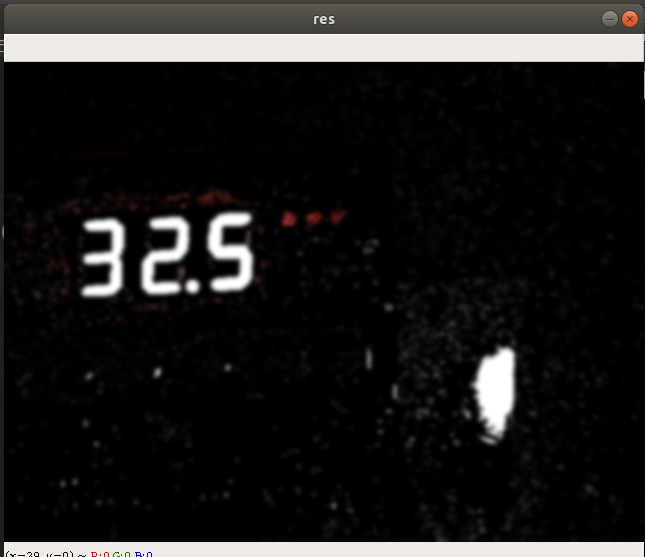
#> input picture Images/color.png, 645 x 557 px, given in place of the camera
$ python code.py   (older library calls are emulated)
#> lines starting #> are read from the running program, lines starting #| are printed output that depends on the picture; after the words box and inside, x2 and y2 are one past the last pixel; in counts of white or black regions, pixels touching at a corner belong together
# Python program for Detection of a
# specific color(blue here) using OpenCV with Python
import cv2
import numpy as np
import imutils
import pytesseract

# Webcamera no 0 is used to capture the frames
cap = cv2.VideoCapture(0)

# This drives the program into an infinite loop.
# Captures the live stream frame-by-frame
_, frame = cap.read()
#> frame is the input picture: shape (557, 645, 3); mean B, G, R 29.5, 30.2, 31.3
# Converts images from BGR to HSV
hsv = cv2.cvtColor(frame, cv2.COLOR_BGR2HSV)
#> hsv: shape (557, 645, 3); mean H, S, V 2.7, 28.5, 31.4
lower_red = np.array([0,0,0])
upper_red = np.array([0,255,255])

# Here we are defining range of bluecolor in HSV
# This creates a mask of white coloured
# objects found in the frame.
mask = cv2.inRange(hsv, lower_red, upper_red)
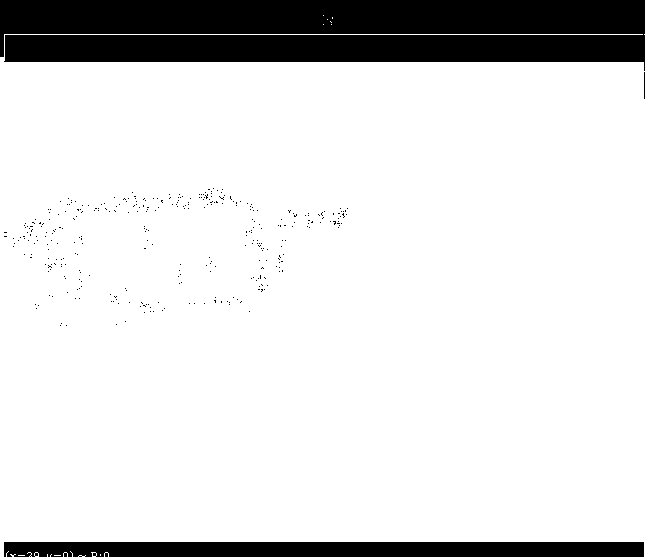
#> mask: shape (557, 645); 86.3% white; 342 black regions (339 under 20 px), largest, box (x1, y1, x2, y2) and area: (0, 0, 645, 71) 39305, (4, 542, 644, 557) 9490, (644, 72, 645, 99) 27

# The bitwise and of the frame and mask is done so
# that only the blue coloured objects are highlighted
# and stored in res
res = cv2.bitwise_and(frame,frame, mask= mask)
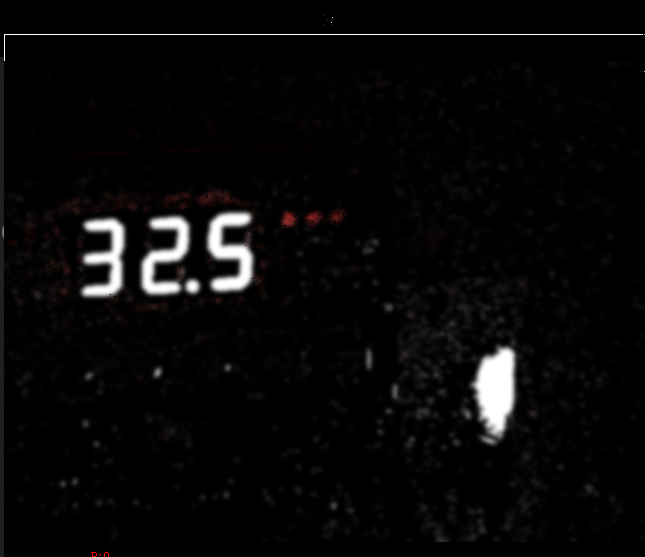
#> res: shape (557, 645, 3); mean B, G, R 8.2, 8.2, 8.9
# Blur the image
res = cv2.GaussianBlur(res,(13,13), 0)
# Edge detection
edged = cv2.Canny(res, 100, 200)
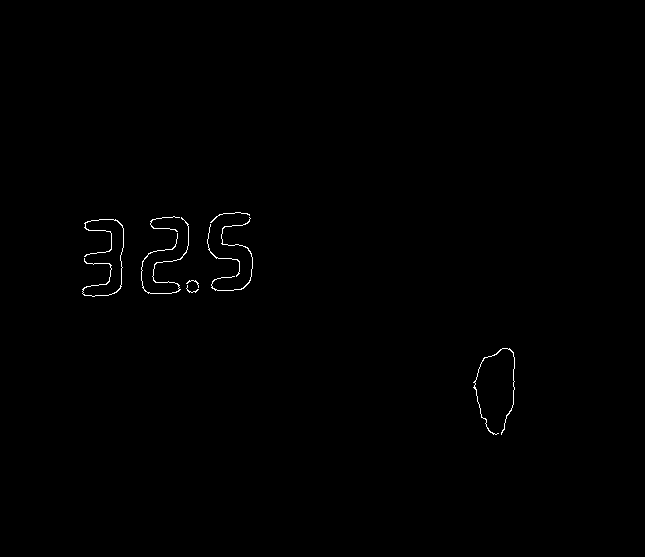
#> edged: shape (557, 645); 0.35% white in thin lines or dots, all inside (x1, y1, x2, y2) = (82, 212, 515, 435)
# Dilate it , number of iterations will depend on the image
dilate = cv2.dilate(edged, None, iterations=4)
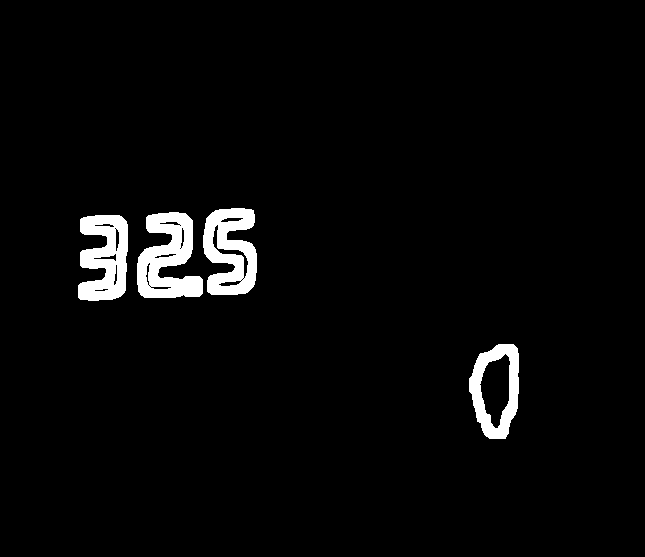
#> dilate: shape (557, 645); 3.4% white; 4 white regions, box (x1, y1, x2, y2) and area: (137, 212, 203, 298) 3543, (203, 208, 257, 295) 3208, (78, 215, 128, 301) 3075, (469, 344, 519, 439) 2276
# perform erosion
erode = cv2.erode(dilate, None, iterations=4)
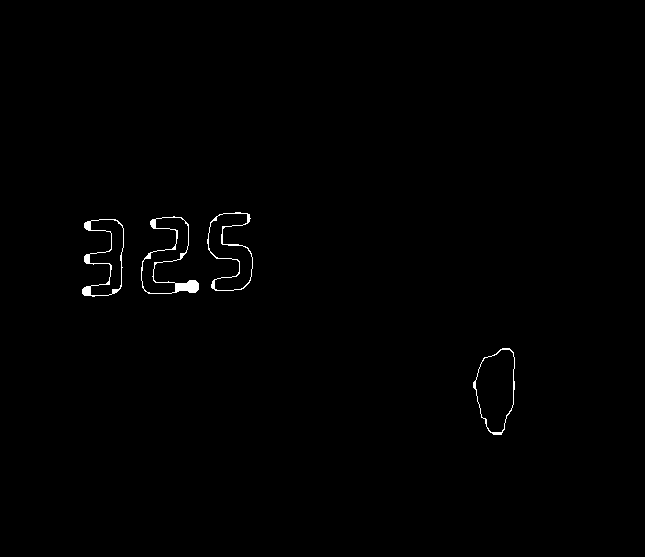
#> erode: shape (557, 645); 0.51% white; 4 white regions

# make an empty mask
mask2 = np.ones(frame.shape[:2], dtype="uint8") * 255

# find contours
cnts = cv2.findContours(erode.copy(), cv2.RETR_EXTERNAL,cv2.CHAIN_APPROX_SIMPLE)
#> cnts = 4 contours; box (x1, y1, x2, y2) and area: (473, 348, 515, 435) 2528, (207, 212, 253, 291) 1918, (141, 216, 199, 294) 1866, (82, 219, 124, 297) 1642
cnts = cnts[0] if imutils.is_cv2() else cnts[1]

orig = frame.copy()
for c in cnts:
    # if the contour is not sufficiently large, ignore it
    if cv2.contourArea(c) < 600:
        cv2.drawContours(mask2, [c], -1, 0, -1)
        continue
#> this loop made 4 passes
#> mask2: shape (557, 645); every value is 255

# Remove ignored contours
newimage = cv2.bitwise_and(erode.copy(), dilate.copy(), mask=mask2)
# Again perform dilation and erosion
newimage = cv2.dilate(newimage,None, iterations=7)
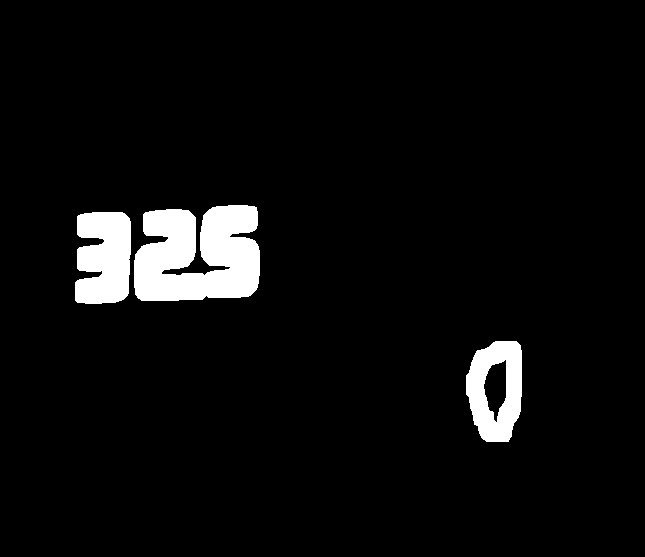
#> newimage: shape (557, 645); 5% white; 3 white regions, box (x1, y1, x2, y2) and area: (134, 205, 260, 301) 9802, (75, 212, 131, 304) 4431, (466, 341, 522, 442) 3753
newimage = cv2.erode(newimage,None, iterations=5)
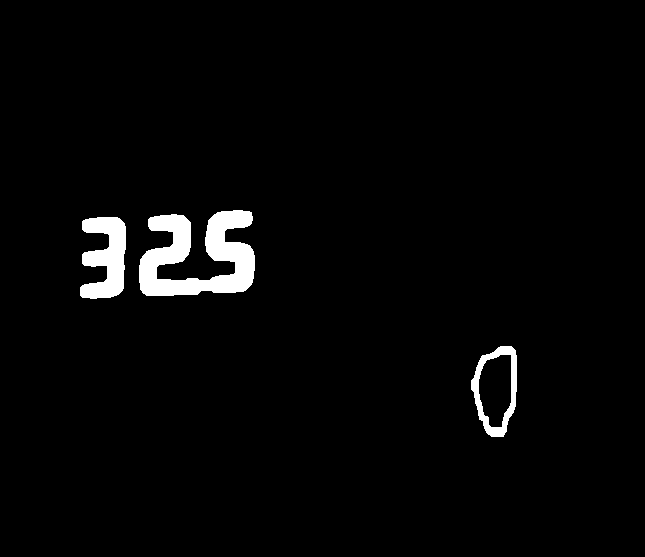
#> newimage: shape (557, 645); 2.7% white; 3 white regions, box (x1, y1, x2, y2) and area: (139, 210, 255, 296) 5812, (80, 217, 126, 299) 2511, (471, 346, 517, 437) 1343
ret,newimage = cv2.threshold(newimage,0,255,cv2.THRESH_BINARY_INV | cv2.THRESH_OTSU)
#> ret = 0

# Tesseract OCR
#> (the run stopped early here; a loop or call above may not have finished)
